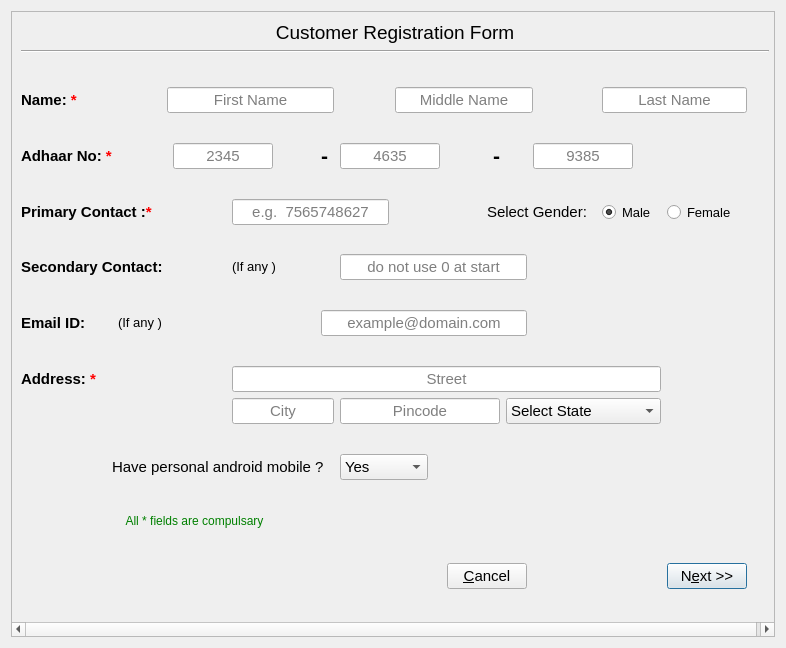
<?xml version="1.0" encoding="UTF-8"?>
<ui version="4.0">
 <class>Registration</class>
 <widget class="QWidget" name="Registration">
  <property name="geometry">
   <rect>
    <x>0</x>
    <y>0</y>
    <width>786</width>
    <height>648</height>
   </rect>
  </property>
  <property name="sizePolicy">
   <sizepolicy hsizetype="Preferred" vsizetype="Preferred">
    <horstretch>0</horstretch>
    <verstretch>0</verstretch>
   </sizepolicy>
  </property>
  <property name="minimumSize">
   <size>
    <width>720</width>
    <height>400</height>
   </size>
  </property>
  <property name="maximumSize">
   <size>
    <width>16777215</width>
    <height>16777215</height>
   </size>
  </property>
  <property name="sizeIncrement">
   <size>
    <width>0</width>
    <height>0</height>
   </size>
  </property>
  <property name="windowTitle">
   <string>Form</string>
  </property>
  <layout class="QGridLayout" name="gridLayout_2">
   <item row="0" column="0">
    <widget class="QScrollArea" name="scrollArea">
     <property name="sizePolicy">
      <sizepolicy hsizetype="Expanding" vsizetype="Expanding">
       <horstretch>0</horstretch>
       <verstretch>0</verstretch>
      </sizepolicy>
     </property>
     <property name="widgetResizable">
      <bool>true</bool>
     </property>
     <widget class="QWidget" name="scrollAreaWidgetContents">
      <property name="geometry">
       <rect>
        <x>0</x>
        <y>0</y>
        <width>766</width>
        <height>628</height>
       </rect>
      </property>
      <layout class="QGridLayout" name="gridLayout">
       <item row="0" column="0" colspan="27">
        <widget class="QLabel" name="label">
         <property name="font">
          <font>
           <pointsize>14</pointsize>
          </font>
         </property>
         <property name="text">
          <string>&lt;html&gt;&lt;center&gt;&lt;p&gt;Customer Registration Form&lt;/p&gt;&lt;/center&gt;&lt;/html&gt;</string>
         </property>
        </widget>
       </item>
       <item row="1" column="0" colspan="27">
        <widget class="Line" name="hline">
         <property name="orientation">
          <enum>Qt::Horizontal</enum>
         </property>
        </widget>
       </item>
       <item row="2" column="10" colspan="2">
        <spacer name="verticalSpacer">
         <property name="orientation">
          <enum>Qt::Vertical</enum>
         </property>
         <property name="sizeHint" stdset="0">
          <size>
           <width>20</width>
           <height>28</height>
          </size>
         </property>
        </spacer>
       </item>
       <item row="3" column="0">
        <widget class="QLabel" name="nameLabel">
         <property name="sizePolicy">
          <sizepolicy hsizetype="Preferred" vsizetype="Expanding">
           <horstretch>0</horstretch>
           <verstretch>0</verstretch>
          </sizepolicy>
         </property>
         <property name="font">
          <font>
           <pointsize>11</pointsize>
          </font>
         </property>
         <property name="text">
          <string>&lt;html&gt;&lt;p align=&quot;left&quot;&gt;&lt;b&gt;Name: &lt;font color=&quot;red&quot;&gt;*&lt;/font&gt;&lt;/b&gt;&lt;/p&gt;&lt;/html&gt;</string>
         </property>
         <property name="buddy">
          <cstring>firstNameEdit</cstring>
         </property>
        </widget>
       </item>
       <item row="3" column="2">
        <spacer name="horizontalSpacer_25">
         <property name="orientation">
          <enum>Qt::Horizontal</enum>
         </property>
         <property name="sizeHint" stdset="0">
          <size>
           <width>26</width>
           <height>20</height>
          </size>
         </property>
        </spacer>
       </item>
       <item row="3" column="3" colspan="6">
        <widget class="QLineEdit" name="firstNameEdit">
         <property name="sizePolicy">
          <sizepolicy hsizetype="Expanding" vsizetype="Expanding">
           <horstretch>0</horstretch>
           <verstretch>0</verstretch>
          </sizepolicy>
         </property>
         <property name="font">
          <font>
           <pointsize>11</pointsize>
          </font>
         </property>
         <property name="maxLength">
          <number>20</number>
         </property>
         <property name="alignment">
          <set>Qt::AlignCenter</set>
         </property>
         <property name="placeholderText">
          <string>First Name</string>
         </property>
         <property name="clearButtonEnabled">
          <bool>true</bool>
         </property>
        </widget>
       </item>
       <item row="3" column="9">
        <spacer name="horizontalSpacer_27">
         <property name="orientation">
          <enum>Qt::Horizontal</enum>
         </property>
         <property name="sizeHint" stdset="0">
          <size>
           <width>3</width>
           <height>20</height>
          </size>
         </property>
        </spacer>
       </item>
       <item row="3" column="10" colspan="11">
        <widget class="QLineEdit" name="middleNameEdit">
         <property name="sizePolicy">
          <sizepolicy hsizetype="Expanding" vsizetype="Expanding">
           <horstretch>0</horstretch>
           <verstretch>0</verstretch>
          </sizepolicy>
         </property>
         <property name="font">
          <font>
           <pointsize>11</pointsize>
          </font>
         </property>
         <property name="maxLength">
          <number>20</number>
         </property>
         <property name="alignment">
          <set>Qt::AlignCenter</set>
         </property>
         <property name="placeholderText">
          <string>Middle Name</string>
         </property>
         <property name="clearButtonEnabled">
          <bool>true</bool>
         </property>
        </widget>
       </item>
       <item row="3" column="21">
        <spacer name="horizontalSpacer_28">
         <property name="orientation">
          <enum>Qt::Horizontal</enum>
         </property>
         <property name="sizeHint" stdset="0">
          <size>
           <width>13</width>
           <height>20</height>
          </size>
         </property>
        </spacer>
       </item>
       <item row="3" column="22" colspan="4">
        <widget class="QLineEdit" name="lastNameEdit">
         <property name="sizePolicy">
          <sizepolicy hsizetype="Expanding" vsizetype="Expanding">
           <horstretch>0</horstretch>
           <verstretch>0</verstretch>
          </sizepolicy>
         </property>
         <property name="font">
          <font>
           <pointsize>11</pointsize>
          </font>
         </property>
         <property name="maxLength">
          <number>20</number>
         </property>
         <property name="alignment">
          <set>Qt::AlignCenter</set>
         </property>
         <property name="placeholderText">
          <string>Last Name</string>
         </property>
         <property name="clearButtonEnabled">
          <bool>true</bool>
         </property>
        </widget>
       </item>
       <item row="3" column="26">
        <spacer name="horizontalSpacer_7">
         <property name="orientation">
          <enum>Qt::Horizontal</enum>
         </property>
         <property name="sizeHint" stdset="0">
          <size>
           <width>37</width>
           <height>20</height>
          </size>
         </property>
        </spacer>
       </item>
       <item row="4" column="14" colspan="2">
        <spacer name="verticalSpacer_3">
         <property name="orientation">
          <enum>Qt::Vertical</enum>
         </property>
         <property name="sizeHint" stdset="0">
          <size>
           <width>20</width>
           <height>19</height>
          </size>
         </property>
        </spacer>
       </item>
       <item row="5" column="0" colspan="2">
        <widget class="QLabel" name="adhaarLabel">
         <property name="sizePolicy">
          <sizepolicy hsizetype="Preferred" vsizetype="Expanding">
           <horstretch>0</horstretch>
           <verstretch>0</verstretch>
          </sizepolicy>
         </property>
         <property name="font">
          <font>
           <pointsize>11</pointsize>
          </font>
         </property>
         <property name="text">
          <string>&lt;html&gt;&lt;b&gt;&lt;p align=&quot;left&quot;&gt;Adhaar No: &lt;font color=&quot;red&quot;&gt;*&lt;/font&gt;&lt;/p&gt;&lt;/b&gt;&lt;/html&gt;</string>
         </property>
         <property name="buddy">
          <cstring>ad1Edit</cstring>
         </property>
        </widget>
       </item>
       <item row="5" column="2" colspan="2">
        <spacer name="horizontalSpacer_29">
         <property name="orientation">
          <enum>Qt::Horizontal</enum>
         </property>
         <property name="sizeHint" stdset="0">
          <size>
           <width>43</width>
           <height>20</height>
          </size>
         </property>
        </spacer>
       </item>
       <item row="5" column="4" colspan="2">
        <widget class="QLineEdit" name="ad1Edit">
         <property name="sizePolicy">
          <sizepolicy hsizetype="Expanding" vsizetype="Expanding">
           <horstretch>0</horstretch>
           <verstretch>0</verstretch>
          </sizepolicy>
         </property>
         <property name="minimumSize">
          <size>
           <width>100</width>
           <height>0</height>
          </size>
         </property>
         <property name="maximumSize">
          <size>
           <width>100</width>
           <height>16777215</height>
          </size>
         </property>
         <property name="font">
          <font>
           <pointsize>11</pointsize>
          </font>
         </property>
         <property name="maxLength">
          <number>4</number>
         </property>
         <property name="alignment">
          <set>Qt::AlignCenter</set>
         </property>
         <property name="placeholderText">
          <string>2345</string>
         </property>
         <property name="clearButtonEnabled">
          <bool>true</bool>
         </property>
        </widget>
       </item>
       <item row="5" column="6">
        <spacer name="horizontalSpacer_30">
         <property name="orientation">
          <enum>Qt::Horizontal</enum>
         </property>
         <property name="sizeHint" stdset="0">
          <size>
           <width>26</width>
           <height>20</height>
          </size>
         </property>
        </spacer>
       </item>
       <item row="5" column="7">
        <widget class="QLabel" name="label_4">
         <property name="sizePolicy">
          <sizepolicy hsizetype="Preferred" vsizetype="Expanding">
           <horstretch>0</horstretch>
           <verstretch>0</verstretch>
          </sizepolicy>
         </property>
         <property name="font">
          <font>
           <pointsize>16</pointsize>
           <weight>75</weight>
           <bold>true</bold>
          </font>
         </property>
         <property name="text">
          <string>&lt;html&gt;&lt;p align=&quot;left&quot;&gt;&lt;b&gt;-&lt;/b&gt;&lt;/p&gt;&lt;/html&gt;</string>
         </property>
        </widget>
       </item>
       <item row="5" column="8">
        <spacer name="horizontalSpacer_31">
         <property name="orientation">
          <enum>Qt::Horizontal</enum>
         </property>
         <property name="sizeHint" stdset="0">
          <size>
           <width>3</width>
           <height>20</height>
          </size>
         </property>
        </spacer>
       </item>
       <item row="5" column="9" colspan="6">
        <widget class="QLineEdit" name="ad2Edit">
         <property name="sizePolicy">
          <sizepolicy hsizetype="Expanding" vsizetype="Expanding">
           <horstretch>0</horstretch>
           <verstretch>0</verstretch>
          </sizepolicy>
         </property>
         <property name="minimumSize">
          <size>
           <width>100</width>
           <height>0</height>
          </size>
         </property>
         <property name="maximumSize">
          <size>
           <width>100</width>
           <height>16777215</height>
          </size>
         </property>
         <property name="font">
          <font>
           <pointsize>11</pointsize>
          </font>
         </property>
         <property name="maxLength">
          <number>4</number>
         </property>
         <property name="alignment">
          <set>Qt::AlignCenter</set>
         </property>
         <property name="placeholderText">
          <string>4635</string>
         </property>
         <property name="clearButtonEnabled">
          <bool>true</bool>
         </property>
        </widget>
       </item>
       <item row="5" column="16">
        <spacer name="horizontalSpacer_32">
         <property name="orientation">
          <enum>Qt::Horizontal</enum>
         </property>
         <property name="sizeHint" stdset="0">
          <size>
           <width>3</width>
           <height>20</height>
          </size>
         </property>
        </spacer>
       </item>
       <item row="5" column="18">
        <widget class="QLabel" name="label_5">
         <property name="sizePolicy">
          <sizepolicy hsizetype="Preferred" vsizetype="Expanding">
           <horstretch>0</horstretch>
           <verstretch>0</verstretch>
          </sizepolicy>
         </property>
         <property name="font">
          <font>
           <pointsize>16</pointsize>
           <weight>75</weight>
           <bold>true</bold>
          </font>
         </property>
         <property name="text">
          <string>&lt;html&gt;&lt;p align=&quot;left&quot;&gt;&lt;b&gt;-&lt;/b&gt;&lt;/p&gt;&lt;/html&gt;</string>
         </property>
        </widget>
       </item>
       <item row="5" column="19">
        <spacer name="horizontalSpacer_33">
         <property name="orientation">
          <enum>Qt::Horizontal</enum>
         </property>
         <property name="sizeHint" stdset="0">
          <size>
           <width>20</width>
           <height>20</height>
          </size>
         </property>
        </spacer>
       </item>
       <item row="5" column="20" colspan="3">
        <widget class="QLineEdit" name="ad3Edit">
         <property name="sizePolicy">
          <sizepolicy hsizetype="Expanding" vsizetype="Expanding">
           <horstretch>0</horstretch>
           <verstretch>0</verstretch>
          </sizepolicy>
         </property>
         <property name="minimumSize">
          <size>
           <width>100</width>
           <height>0</height>
          </size>
         </property>
         <property name="maximumSize">
          <size>
           <width>100</width>
           <height>16777215</height>
          </size>
         </property>
         <property name="font">
          <font>
           <pointsize>11</pointsize>
          </font>
         </property>
         <property name="maxLength">
          <number>4</number>
         </property>
         <property name="alignment">
          <set>Qt::AlignCenter</set>
         </property>
         <property name="placeholderText">
          <string>9385</string>
         </property>
         <property name="clearButtonEnabled">
          <bool>true</bool>
         </property>
        </widget>
       </item>
       <item row="5" column="23" colspan="4">
        <spacer name="horizontalSpacer_8">
         <property name="orientation">
          <enum>Qt::Horizontal</enum>
         </property>
         <property name="sizeType">
          <enum>QSizePolicy::MinimumExpanding</enum>
         </property>
         <property name="sizeHint" stdset="0">
          <size>
           <width>54</width>
           <height>20</height>
          </size>
         </property>
        </spacer>
       </item>
       <item row="6" column="11" colspan="2">
        <spacer name="verticalSpacer_4">
         <property name="orientation">
          <enum>Qt::Vertical</enum>
         </property>
         <property name="sizeHint" stdset="0">
          <size>
           <width>20</width>
           <height>20</height>
          </size>
         </property>
        </spacer>
       </item>
       <item row="7" column="0" colspan="4">
        <widget class="QLabel" name="pContactLabel">
         <property name="sizePolicy">
          <sizepolicy hsizetype="Preferred" vsizetype="Expanding">
           <horstretch>0</horstretch>
           <verstretch>0</verstretch>
          </sizepolicy>
         </property>
         <property name="font">
          <font>
           <pointsize>11</pointsize>
          </font>
         </property>
         <property name="text">
          <string>&lt;html&gt;&lt;b&gt;&lt;p align=&quot;left&quot;&gt;Primary Contact :&lt;font color=&quot;red&quot;&gt;*&lt;/font&gt;	&lt;/p&gt;&lt;/b&gt;&lt;/html&gt;</string>
         </property>
         <property name="buddy">
          <cstring>pContactEdit</cstring>
         </property>
        </widget>
       </item>
       <item row="7" column="4">
        <spacer name="horizontalSpacer_23">
         <property name="orientation">
          <enum>Qt::Horizontal</enum>
         </property>
         <property name="sizeHint" stdset="0">
          <size>
           <width>57</width>
           <height>20</height>
          </size>
         </property>
        </spacer>
       </item>
       <item row="7" column="5" colspan="5">
        <widget class="QLineEdit" name="pContactEdit">
         <property name="sizePolicy">
          <sizepolicy hsizetype="Expanding" vsizetype="Expanding">
           <horstretch>0</horstretch>
           <verstretch>0</verstretch>
          </sizepolicy>
         </property>
         <property name="font">
          <font>
           <pointsize>11</pointsize>
          </font>
         </property>
         <property name="maxLength">
          <number>13</number>
         </property>
         <property name="alignment">
          <set>Qt::AlignCenter</set>
         </property>
         <property name="placeholderText">
          <string>e.g.  7565748627</string>
         </property>
         <property name="clearButtonEnabled">
          <bool>true</bool>
         </property>
        </widget>
       </item>
       <item row="7" column="10" colspan="6">
        <spacer name="horizontalSpacer_24">
         <property name="orientation">
          <enum>Qt::Horizontal</enum>
         </property>
         <property name="sizeHint" stdset="0">
          <size>
           <width>69</width>
           <height>20</height>
          </size>
         </property>
        </spacer>
       </item>
       <item row="7" column="17" colspan="5">
        <widget class="QLabel" name="genderLabel">
         <property name="sizePolicy">
          <sizepolicy hsizetype="Preferred" vsizetype="Expanding">
           <horstretch>0</horstretch>
           <verstretch>0</verstretch>
          </sizepolicy>
         </property>
         <property name="font">
          <font>
           <pointsize>11</pointsize>
           <weight>50</weight>
           <bold>false</bold>
          </font>
         </property>
         <property name="text">
          <string>&lt;html&gt;&lt;p align=&quot;left&quot;&gt;Select Gender: &lt;/font&gt;&lt;/p&gt;&lt;/html&gt;</string>
         </property>
        </widget>
       </item>
       <item row="7" column="22" colspan="2">
        <widget class="QRadioButton" name="maleButton">
         <property name="sizePolicy">
          <sizepolicy hsizetype="Minimum" vsizetype="Expanding">
           <horstretch>0</horstretch>
           <verstretch>0</verstretch>
          </sizepolicy>
         </property>
         <property name="font">
          <font>
           <pointsize>10</pointsize>
           <weight>50</weight>
           <bold>false</bold>
          </font>
         </property>
         <property name="cursor">
          <cursorShape>PointingHandCursor</cursorShape>
         </property>
         <property name="text">
          <string>Male</string>
         </property>
         <property name="iconSize">
          <size>
           <width>20</width>
           <height>20</height>
          </size>
         </property>
         <property name="checkable">
          <bool>true</bool>
         </property>
         <property name="checked">
          <bool>true</bool>
         </property>
        </widget>
       </item>
       <item row="7" column="24" colspan="2">
        <widget class="QRadioButton" name="femaleButton">
         <property name="sizePolicy">
          <sizepolicy hsizetype="Minimum" vsizetype="Expanding">
           <horstretch>0</horstretch>
           <verstretch>0</verstretch>
          </sizepolicy>
         </property>
         <property name="font">
          <font>
           <pointsize>10</pointsize>
           <weight>50</weight>
           <bold>false</bold>
          </font>
         </property>
         <property name="cursor">
          <cursorShape>PointingHandCursor</cursorShape>
         </property>
         <property name="text">
          <string>Female</string>
         </property>
        </widget>
       </item>
       <item row="7" column="26">
        <spacer name="horizontalSpacer_9">
         <property name="orientation">
          <enum>Qt::Horizontal</enum>
         </property>
         <property name="sizeHint" stdset="0">
          <size>
           <width>101</width>
           <height>20</height>
          </size>
         </property>
        </spacer>
       </item>
       <item row="8" column="15" colspan="3">
        <spacer name="verticalSpacer_5">
         <property name="orientation">
          <enum>Qt::Vertical</enum>
         </property>
         <property name="sizeHint" stdset="0">
          <size>
           <width>20</width>
           <height>19</height>
          </size>
         </property>
        </spacer>
       </item>
       <item row="9" column="0" colspan="4">
        <widget class="QLabel" name="sContactLabel">
         <property name="sizePolicy">
          <sizepolicy hsizetype="Preferred" vsizetype="Expanding">
           <horstretch>0</horstretch>
           <verstretch>0</verstretch>
          </sizepolicy>
         </property>
         <property name="font">
          <font>
           <pointsize>11</pointsize>
          </font>
         </property>
         <property name="text">
          <string>&lt;html&gt;&lt;b&gt;&lt;p align=&quot;left&quot;&gt;Secondary Contact:  &lt;/p&gt;&lt;/b&gt;&lt;/html&gt;</string>
         </property>
         <property name="buddy">
          <cstring>sContactEdit</cstring>
         </property>
        </widget>
       </item>
       <item row="9" column="5">
        <widget class="QLabel" name="bNameLabel">
         <property name="sizePolicy">
          <sizepolicy hsizetype="Preferred" vsizetype="Expanding">
           <horstretch>0</horstretch>
           <verstretch>0</verstretch>
          </sizepolicy>
         </property>
         <property name="font">
          <font>
           <pointsize>10</pointsize>
          </font>
         </property>
         <property name="text">
          <string>&lt;html&gt;&lt;center&gt;&lt;p align =&quot;left&quot; &gt;(If any )&lt;/p&gt;&lt;/center&gt;&lt;/html&gt;</string>
         </property>
         <property name="buddy">
          <cstring>bNameEdit</cstring>
         </property>
        </widget>
       </item>
       <item row="9" column="6" colspan="3">
        <spacer name="horizontalSpacer_22">
         <property name="orientation">
          <enum>Qt::Horizontal</enum>
         </property>
         <property name="sizeHint" stdset="0">
          <size>
           <width>57</width>
           <height>20</height>
          </size>
         </property>
        </spacer>
       </item>
       <item row="9" column="9" colspan="11">
        <widget class="QLineEdit" name="sContactEdit">
         <property name="sizePolicy">
          <sizepolicy hsizetype="Expanding" vsizetype="Expanding">
           <horstretch>0</horstretch>
           <verstretch>0</verstretch>
          </sizepolicy>
         </property>
         <property name="font">
          <font>
           <pointsize>11</pointsize>
          </font>
         </property>
         <property name="maxLength">
          <number>13</number>
         </property>
         <property name="alignment">
          <set>Qt::AlignCenter</set>
         </property>
         <property name="placeholderText">
          <string>do not use 0 at start</string>
         </property>
         <property name="clearButtonEnabled">
          <bool>true</bool>
         </property>
        </widget>
       </item>
       <item row="9" column="24" colspan="3">
        <spacer name="horizontalSpacer_10">
         <property name="orientation">
          <enum>Qt::Horizontal</enum>
         </property>
         <property name="sizeHint" stdset="0">
          <size>
           <width>101</width>
           <height>20</height>
          </size>
         </property>
        </spacer>
       </item>
       <item row="10" column="12" colspan="2">
        <spacer name="verticalSpacer_6">
         <property name="orientation">
          <enum>Qt::Vertical</enum>
         </property>
         <property name="sizeHint" stdset="0">
          <size>
           <width>20</width>
           <height>20</height>
          </size>
         </property>
        </spacer>
       </item>
       <item row="11" column="0">
        <widget class="QLabel" name="emailLabel">
         <property name="sizePolicy">
          <sizepolicy hsizetype="Preferred" vsizetype="Expanding">
           <horstretch>0</horstretch>
           <verstretch>0</verstretch>
          </sizepolicy>
         </property>
         <property name="font">
          <font>
           <pointsize>11</pointsize>
          </font>
         </property>
         <property name="text">
          <string>&lt;html&gt;&lt;b&gt;&lt;p align=&quot;left&quot;&gt;Email ID:	 &lt;/p&gt;&lt;/b&gt;&lt;/html&gt;</string>
         </property>
         <property name="buddy">
          <cstring>emailEdit</cstring>
         </property>
        </widget>
       </item>
       <item row="11" column="2" colspan="2">
        <widget class="QLabel" name="bNameLabel_2">
         <property name="sizePolicy">
          <sizepolicy hsizetype="Preferred" vsizetype="Expanding">
           <horstretch>0</horstretch>
           <verstretch>0</verstretch>
          </sizepolicy>
         </property>
         <property name="font">
          <font>
           <pointsize>10</pointsize>
          </font>
         </property>
         <property name="text">
          <string>&lt;html&gt;&lt;center&gt;&lt;p align =&quot;left&quot; &gt;(If any )&lt;/p&gt;&lt;/center&gt;&lt;/html&gt;</string>
         </property>
         <property name="buddy">
          <cstring>bNameEdit</cstring>
         </property>
        </widget>
       </item>
       <item row="11" column="4">
        <spacer name="horizontalSpacer_21">
         <property name="orientation">
          <enum>Qt::Horizontal</enum>
         </property>
         <property name="sizeHint" stdset="0">
          <size>
           <width>37</width>
           <height>20</height>
          </size>
         </property>
        </spacer>
       </item>
       <item row="11" column="7" colspan="13">
        <widget class="QLineEdit" name="emailEdit">
         <property name="sizePolicy">
          <sizepolicy hsizetype="Expanding" vsizetype="Expanding">
           <horstretch>0</horstretch>
           <verstretch>0</verstretch>
          </sizepolicy>
         </property>
         <property name="minimumSize">
          <size>
           <width>0</width>
           <height>0</height>
          </size>
         </property>
         <property name="maximumSize">
          <size>
           <width>16777215</width>
           <height>16777210</height>
          </size>
         </property>
         <property name="font">
          <font>
           <pointsize>11</pointsize>
          </font>
         </property>
         <property name="maxLength">
          <number>50</number>
         </property>
         <property name="alignment">
          <set>Qt::AlignCenter</set>
         </property>
         <property name="placeholderText">
          <string>example@domain.com</string>
         </property>
         <property name="clearButtonEnabled">
          <bool>true</bool>
         </property>
        </widget>
       </item>
       <item row="11" column="24" colspan="3">
        <spacer name="horizontalSpacer_11">
         <property name="orientation">
          <enum>Qt::Horizontal</enum>
         </property>
         <property name="sizeHint" stdset="0">
          <size>
           <width>105</width>
           <height>19</height>
          </size>
         </property>
        </spacer>
       </item>
       <item row="12" column="12" colspan="2">
        <spacer name="verticalSpacer_7">
         <property name="orientation">
          <enum>Qt::Vertical</enum>
         </property>
         <property name="sizeHint" stdset="0">
          <size>
           <width>20</width>
           <height>19</height>
          </size>
         </property>
        </spacer>
       </item>
       <item row="13" column="0">
        <widget class="QLabel" name="addressLabel">
         <property name="sizePolicy">
          <sizepolicy hsizetype="Preferred" vsizetype="Expanding">
           <horstretch>0</horstretch>
           <verstretch>0</verstretch>
          </sizepolicy>
         </property>
         <property name="font">
          <font>
           <pointsize>11</pointsize>
          </font>
         </property>
         <property name="text">
          <string>&lt;html&gt;&lt;b&gt;&lt;p align=&quot;left&quot;&gt;Address:  &lt;font color=&quot;red&quot;&gt;*&lt;/font&gt;&lt;/p&gt;&lt;/b&gt;&lt;/html&gt;</string>
         </property>
         <property name="buddy">
          <cstring>line1Edit</cstring>
         </property>
        </widget>
       </item>
       <item row="13" column="2">
        <spacer name="horizontalSpacer_20">
         <property name="orientation">
          <enum>Qt::Horizontal</enum>
         </property>
         <property name="sizeHint" stdset="0">
          <size>
           <width>26</width>
           <height>20</height>
          </size>
         </property>
        </spacer>
       </item>
       <item row="13" column="5" colspan="19">
        <widget class="QLineEdit" name="line1Edit">
         <property name="sizePolicy">
          <sizepolicy hsizetype="Expanding" vsizetype="Expanding">
           <horstretch>0</horstretch>
           <verstretch>0</verstretch>
          </sizepolicy>
         </property>
         <property name="font">
          <font>
           <pointsize>11</pointsize>
          </font>
         </property>
         <property name="maxLength">
          <number>40</number>
         </property>
         <property name="alignment">
          <set>Qt::AlignCenter</set>
         </property>
         <property name="placeholderText">
          <string>Street</string>
         </property>
         <property name="clearButtonEnabled">
          <bool>true</bool>
         </property>
        </widget>
       </item>
       <item row="13" column="24" colspan="3">
        <spacer name="horizontalSpacer_12">
         <property name="orientation">
          <enum>Qt::Horizontal</enum>
         </property>
         <property name="sizeHint" stdset="0">
          <size>
           <width>101</width>
           <height>20</height>
          </size>
         </property>
        </spacer>
       </item>
       <item row="14" column="0">
        <spacer name="horizontalSpacer_18">
         <property name="orientation">
          <enum>Qt::Horizontal</enum>
         </property>
         <property name="sizeHint" stdset="0">
          <size>
           <width>82</width>
           <height>20</height>
          </size>
         </property>
        </spacer>
       </item>
       <item row="14" column="2" colspan="2">
        <spacer name="horizontalSpacer_19">
         <property name="orientation">
          <enum>Qt::Horizontal</enum>
         </property>
         <property name="sizeHint" stdset="0">
          <size>
           <width>43</width>
           <height>20</height>
          </size>
         </property>
        </spacer>
       </item>
       <item row="14" column="5" colspan="4">
        <widget class="QLineEdit" name="line2Edit">
         <property name="sizePolicy">
          <sizepolicy hsizetype="Expanding" vsizetype="Expanding">
           <horstretch>0</horstretch>
           <verstretch>0</verstretch>
          </sizepolicy>
         </property>
         <property name="font">
          <font>
           <pointsize>11</pointsize>
          </font>
         </property>
         <property name="maxLength">
          <number>20</number>
         </property>
         <property name="alignment">
          <set>Qt::AlignCenter</set>
         </property>
         <property name="placeholderText">
          <string>City</string>
         </property>
         <property name="clearButtonEnabled">
          <bool>true</bool>
         </property>
        </widget>
       </item>
       <item row="14" column="9" colspan="10">
        <widget class="QLineEdit" name="pincodeEdit">
         <property name="sizePolicy">
          <sizepolicy hsizetype="Expanding" vsizetype="Expanding">
           <horstretch>0</horstretch>
           <verstretch>0</verstretch>
          </sizepolicy>
         </property>
         <property name="font">
          <font>
           <pointsize>11</pointsize>
          </font>
         </property>
         <property name="maxLength">
          <number>6</number>
         </property>
         <property name="alignment">
          <set>Qt::AlignCenter</set>
         </property>
         <property name="placeholderText">
          <string>Pincode</string>
         </property>
         <property name="clearButtonEnabled">
          <bool>true</bool>
         </property>
        </widget>
       </item>
       <item row="14" column="19" colspan="5">
        <widget class="QComboBox" name="stateBox">
         <property name="sizePolicy">
          <sizepolicy hsizetype="Preferred" vsizetype="Expanding">
           <horstretch>0</horstretch>
           <verstretch>0</verstretch>
          </sizepolicy>
         </property>
         <property name="font">
          <font>
           <pointsize>11</pointsize>
          </font>
         </property>
         <item>
          <property name="text">
           <string>Select State</string>
          </property>
         </item>
         <item>
          <property name="text">
           <string>Andhra Pradesh</string>
          </property>
         </item>
         <item>
          <property name="text">
           <string>Arunachal Pradesh</string>
          </property>
         </item>
         <item>
          <property name="text">
           <string>Assam</string>
          </property>
         </item>
         <item>
          <property name="text">
           <string>Bihar</string>
          </property>
         </item>
         <item>
          <property name="text">
           <string>Chhattisgarh</string>
          </property>
         </item>
         <item>
          <property name="text">
           <string>Goa</string>
          </property>
         </item>
         <item>
          <property name="text">
           <string>Gujarat</string>
          </property>
         </item>
         <item>
          <property name="text">
           <string>Haryana</string>
          </property>
         </item>
         <item>
          <property name="text">
           <string>Himachal Pradesh</string>
          </property>
         </item>
         <item>
          <property name="text">
           <string>Jammu &amp; Kashmir</string>
          </property>
         </item>
         <item>
          <property name="text">
           <string>Jharkhand</string>
          </property>
         </item>
         <item>
          <property name="text">
           <string>Karnataka</string>
          </property>
         </item>
         <item>
          <property name="text">
           <string>Kerala</string>
          </property>
         </item>
         <item>
          <property name="text">
           <string>Madhya Pradesh</string>
          </property>
         </item>
         <item>
          <property name="text">
           <string>Maharashtra</string>
          </property>
         </item>
         <item>
          <property name="text">
           <string>Manipur</string>
          </property>
         </item>
         <item>
          <property name="text">
           <string>Meghalaya</string>
          </property>
         </item>
         <item>
          <property name="text">
           <string>Mizoram</string>
          </property>
         </item>
         <item>
          <property name="text">
           <string>Nagaland</string>
          </property>
         </item>
         <item>
          <property name="text">
           <string>Odisha</string>
          </property>
         </item>
         <item>
          <property name="text">
           <string>Punjab</string>
          </property>
         </item>
         <item>
          <property name="text">
           <string>Rajasthan</string>
          </property>
         </item>
         <item>
          <property name="text">
           <string>Sikkim</string>
          </property>
         </item>
         <item>
          <property name="text">
           <string>Tamil Nadu</string>
          </property>
         </item>
         <item>
          <property name="text">
           <string>Telangana</string>
          </property>
         </item>
         <item>
          <property name="text">
           <string>Tripura</string>
          </property>
         </item>
         <item>
          <property name="text">
           <string>Uttarakhand</string>
          </property>
         </item>
         <item>
          <property name="text">
           <string>Uttar Pradesh</string>
          </property>
         </item>
         <item>
          <property name="text">
           <string>West Bengal</string>
          </property>
         </item>
        </widget>
       </item>
       <item row="14" column="25" colspan="2">
        <spacer name="horizontalSpacer_13">
         <property name="orientation">
          <enum>Qt::Horizontal</enum>
         </property>
         <property name="sizeHint" stdset="0">
          <size>
           <width>72</width>
           <height>20</height>
          </size>
         </property>
        </spacer>
       </item>
       <item row="15" column="11" colspan="2">
        <spacer name="verticalSpacer_8">
         <property name="orientation">
          <enum>Qt::Vertical</enum>
         </property>
         <property name="sizeHint" stdset="0">
          <size>
           <width>20</width>
           <height>19</height>
          </size>
         </property>
        </spacer>
       </item>
       <item row="16" column="0">
        <spacer name="horizontalSpacer_17">
         <property name="orientation">
          <enum>Qt::Horizontal</enum>
         </property>
         <property name="sizeHint" stdset="0">
          <size>
           <width>82</width>
           <height>20</height>
          </size>
         </property>
        </spacer>
       </item>
       <item row="16" column="1" colspan="7">
        <widget class="QLabel" name="androidLabel">
         <property name="sizePolicy">
          <sizepolicy hsizetype="Preferred" vsizetype="Expanding">
           <horstretch>0</horstretch>
           <verstretch>0</verstretch>
          </sizepolicy>
         </property>
         <property name="font">
          <font>
           <pointsize>11</pointsize>
          </font>
         </property>
         <property name="text">
          <string>&lt;html&gt;&lt;p align=&quot;left&quot;&gt;Have personal android mobile ?  &lt;/p&gt;&lt;/html&gt;</string>
         </property>
         <property name="buddy">
          <cstring>androidBox</cstring>
         </property>
        </widget>
       </item>
       <item row="16" column="9" colspan="4">
        <widget class="QComboBox" name="androidBox">
         <property name="sizePolicy">
          <sizepolicy hsizetype="Preferred" vsizetype="Expanding">
           <horstretch>0</horstretch>
           <verstretch>0</verstretch>
          </sizepolicy>
         </property>
         <property name="font">
          <font>
           <pointsize>11</pointsize>
          </font>
         </property>
         <item>
          <property name="text">
           <string>Yes</string>
          </property>
         </item>
         <item>
          <property name="text">
           <string>No</string>
          </property>
         </item>
        </widget>
       </item>
       <item row="16" column="18" colspan="5">
        <spacer name="horizontalSpacer_15">
         <property name="orientation">
          <enum>Qt::Horizontal</enum>
         </property>
         <property name="sizeHint" stdset="0">
          <size>
           <width>148</width>
           <height>20</height>
          </size>
         </property>
        </spacer>
       </item>
       <item row="16" column="24" colspan="3">
        <spacer name="horizontalSpacer_26">
         <property name="orientation">
          <enum>Qt::Horizontal</enum>
         </property>
         <property name="sizeHint" stdset="0">
          <size>
           <width>101</width>
           <height>20</height>
          </size>
         </property>
        </spacer>
       </item>
       <item row="17" column="11" colspan="2">
        <spacer name="verticalSpacer_12">
         <property name="orientation">
          <enum>Qt::Vertical</enum>
         </property>
         <property name="sizeHint" stdset="0">
          <size>
           <width>20</width>
           <height>20</height>
          </size>
         </property>
        </spacer>
       </item>
       <item row="18" column="0">
        <spacer name="horizontalSpacer_16">
         <property name="orientation">
          <enum>Qt::Horizontal</enum>
         </property>
         <property name="sizeHint" stdset="0">
          <size>
           <width>82</width>
           <height>20</height>
          </size>
         </property>
        </spacer>
       </item>
       <item row="18" column="1" colspan="5">
        <widget class="QLabel" name="errorLabel">
         <property name="sizePolicy">
          <sizepolicy hsizetype="Preferred" vsizetype="Expanding">
           <horstretch>0</horstretch>
           <verstretch>0</verstretch>
          </sizepolicy>
         </property>
         <property name="font">
          <font>
           <pointsize>9</pointsize>
          </font>
         </property>
         <property name="styleSheet">
          <string notr="true"/>
         </property>
         <property name="text">
          <string>&lt;html&gt;&lt;p align=&quot;center&quot;&gt;&lt;font color=&quot;green&quot; &gt;All * fields are compulsary&lt;/font&gt;&lt;/p&gt;&lt;/html&gt;</string>
         </property>
        </widget>
       </item>
       <item row="18" column="26">
        <spacer name="horizontalSpacer_14">
         <property name="orientation">
          <enum>Qt::Horizontal</enum>
         </property>
         <property name="sizeHint" stdset="0">
          <size>
           <width>37</width>
           <height>20</height>
          </size>
         </property>
        </spacer>
       </item>
       <item row="19" column="13" colspan="2">
        <spacer name="verticalSpacer_11">
         <property name="orientation">
          <enum>Qt::Vertical</enum>
         </property>
         <property name="sizeHint" stdset="0">
          <size>
           <width>20</width>
           <height>19</height>
          </size>
         </property>
        </spacer>
       </item>
       <item row="20" column="0">
        <spacer name="horizontalSpacer_3">
         <property name="orientation">
          <enum>Qt::Horizontal</enum>
         </property>
         <property name="sizeHint" stdset="0">
          <size>
           <width>82</width>
           <height>20</height>
          </size>
         </property>
        </spacer>
       </item>
       <item row="20" column="9" colspan="3">
        <spacer name="horizontalSpacer_4">
         <property name="orientation">
          <enum>Qt::Horizontal</enum>
         </property>
         <property name="sizeHint" stdset="0">
          <size>
           <width>41</width>
           <height>20</height>
          </size>
         </property>
        </spacer>
       </item>
       <item row="20" column="14" colspan="6">
        <widget class="QPushButton" name="cancelButton">
         <property name="sizePolicy">
          <sizepolicy hsizetype="Minimum" vsizetype="Expanding">
           <horstretch>0</horstretch>
           <verstretch>0</verstretch>
          </sizepolicy>
         </property>
         <property name="font">
          <font>
           <pointsize>11</pointsize>
          </font>
         </property>
         <property name="text">
          <string>&amp;Cancel</string>
         </property>
         <property name="shortcut">
          <string>Esc</string>
         </property>
        </widget>
       </item>
       <item row="20" column="21" colspan="2">
        <spacer name="horizontalSpacer_5">
         <property name="orientation">
          <enum>Qt::Horizontal</enum>
         </property>
         <property name="sizeHint" stdset="0">
          <size>
           <width>91</width>
           <height>20</height>
          </size>
         </property>
        </spacer>
       </item>
       <item row="20" column="24" colspan="2">
        <widget class="QPushButton" name="nextButton">
         <property name="sizePolicy">
          <sizepolicy hsizetype="Minimum" vsizetype="Expanding">
           <horstretch>0</horstretch>
           <verstretch>0</verstretch>
          </sizepolicy>
         </property>
         <property name="maximumSize">
          <size>
           <width>16777215</width>
           <height>16777215</height>
          </size>
         </property>
         <property name="font">
          <font>
           <pointsize>11</pointsize>
          </font>
         </property>
         <property name="text">
          <string>N&amp;ext &gt;&gt;</string>
         </property>
         <property name="shortcut">
          <string>Ctrl+S</string>
         </property>
         <property name="autoDefault">
          <bool>true</bool>
         </property>
         <property name="default">
          <bool>true</bool>
         </property>
         <property name="flat">
          <bool>false</bool>
         </property>
        </widget>
       </item>
       <item row="20" column="26">
        <spacer name="horizontalSpacer_6">
         <property name="orientation">
          <enum>Qt::Horizontal</enum>
         </property>
         <property name="sizeHint" stdset="0">
          <size>
           <width>37</width>
           <height>20</height>
          </size>
         </property>
        </spacer>
       </item>
       <item row="21" column="9" colspan="2">
        <spacer name="verticalSpacer_9">
         <property name="orientation">
          <enum>Qt::Vertical</enum>
         </property>
         <property name="sizeHint" stdset="0">
          <size>
           <width>20</width>
           <height>19</height>
          </size>
         </property>
        </spacer>
       </item>
       <item row="21" column="24">
        <spacer name="verticalSpacer_10">
         <property name="orientation">
          <enum>Qt::Vertical</enum>
         </property>
         <property name="sizeHint" stdset="0">
          <size>
           <width>20</width>
           <height>19</height>
          </size>
         </property>
        </spacer>
       </item>
      </layout>
     </widget>
    </widget>
   </item>
  </layout>
 </widget>
 <tabstops>
  <tabstop>firstNameEdit</tabstop>
  <tabstop>middleNameEdit</tabstop>
  <tabstop>lastNameEdit</tabstop>
  <tabstop>ad1Edit</tabstop>
  <tabstop>ad2Edit</tabstop>
  <tabstop>ad3Edit</tabstop>
  <tabstop>pContactEdit</tabstop>
  <tabstop>sContactEdit</tabstop>
  <tabstop>emailEdit</tabstop>
  <tabstop>line1Edit</tabstop>
  <tabstop>line2Edit</tabstop>
  <tabstop>pincodeEdit</tabstop>
  <tabstop>stateBox</tabstop>
  <tabstop>androidBox</tabstop>
  <tabstop>nextButton</tabstop>
  <tabstop>cancelButton</tabstop>
  <tabstop>scrollArea</tabstop>
  <tabstop>maleButton</tabstop>
  <tabstop>femaleButton</tabstop>
 </tabstops>
 <resources/>
 <connections/>
</ui>
